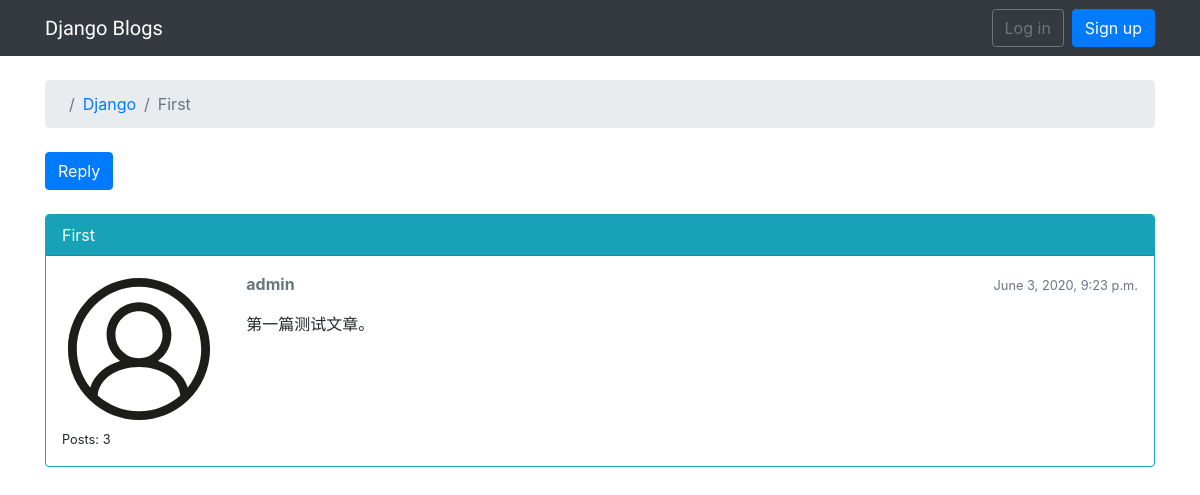
The page /blogs/1/topics/1/ on the database as committed earlier.
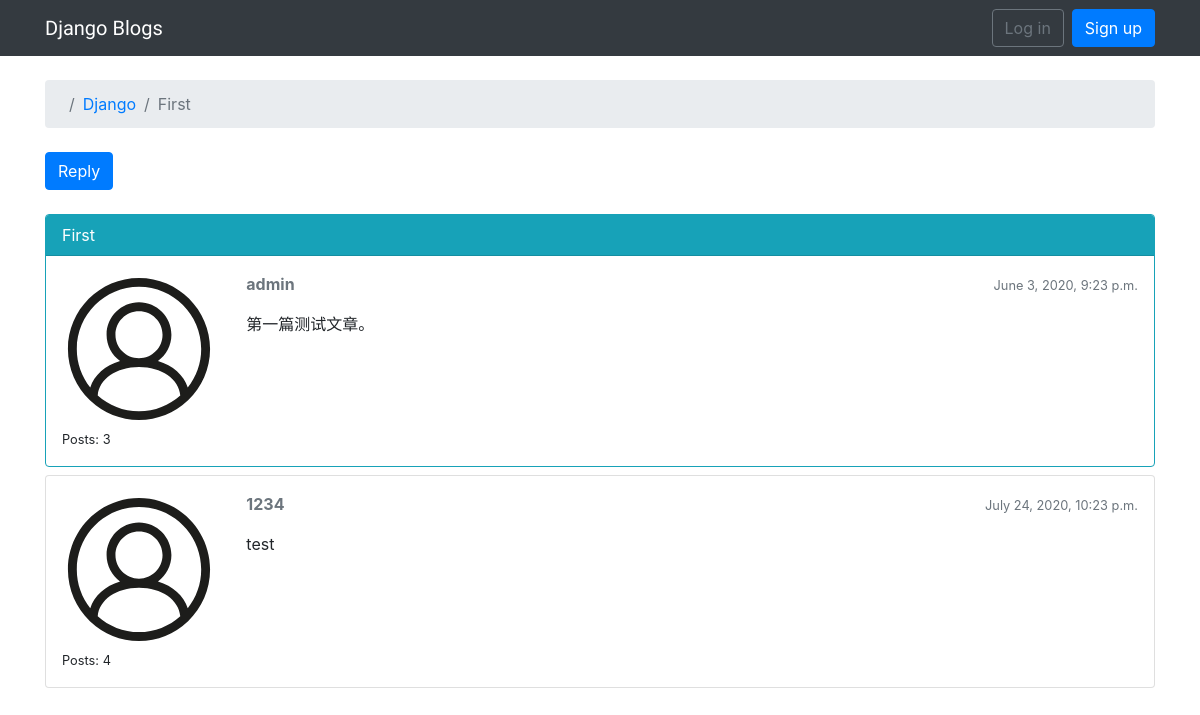
The same page on the database as committed later.
### WebBlog/models.py (models this page shows, shortened)
class Topic(models.Model):
    subject = models.CharField(max_length=255)
    last_updated = models.DateTimeField(auto_now_add=True)
    blog = models.ForeignKey(Blog, related_name='topics',on_delete=models.CASCADE)
    starter = models.ForeignKey(User, related_name='topics',on_delete=models.CASCADE)
    views = models.PositiveIntegerField(default=0)

class Blog(models.Model):
    name = models.CharField(max_length=30, unique=True)
    description = models.CharField(max_length=100)

class Post(models.Model):
    message = models.TextField(max_length=4000)
    topic = models.ForeignKey(Topic, related_name='posts',on_delete=models.CASCADE)
    created_at = models.DateTimeField(auto_now_add=True)
    updated_at = models.DateTimeField(null=True)
    created_by = models.ForeignKey(User, related_name='posts',on_delete=models.CASCADE)
    updated_by = models.ForeignKey(User, null=True, related_name='+',on_delete=models.CASCADE)

### WebBlog/views.py (the view)
# urls.py: url(r'^blogs/(?P<pk>\d+)/topics/(?P<topic_pk>\d+)/$', views.topic_posts, name='topic_posts'),
def topic_posts(request,pk, topic_pk):
    topic = get_object_or_404(Topic,blog__pk=pk, pk = topic_pk)
    topic.views += 1
    topic.save()
    return render(request, 'topic_posts.html', {'topic':topic})

### templates/topic_posts.html (shortened to what this page needs)
{% extends 'base.html' %}
{% load static %}
{% block breadcrumb %}
    <li class="breadcrumb-item"><a href="{% url 'blog_topics' topic.blog.pk %}">{{ topic.blog.name }}</a></li>
    <li class="breadcrumb-item active">{{ topic.subject }}</li>
{% endblock %}
{% block content %}
    <div class="mb-4">
        <a href="{% url 'reply_topic' topic.blog.pk topic.pk %}" class="btn btn-primary" role="button">Reply</a>
    </div>
    {% for post in topic.posts.all %}
    <div class="card mb-2 {% if forloop.first %}border border-info{% endif %} ">
    {% if forloop.first %}
        <div class="card-header text-white bg-info py-2 px-3">
            {{ topic.subject }}
        </div>
    {% endif %}
        <div class="card-body p-3">
            <div class="row">
                <div class="col-2">
                    <img src="{% static 'img/title_person.svg' %}" alt="{{ post.created_by.username }}" class="w-100">
                    <small>Posts: {{ post.created_by.posts.count }}</small>
                </div>
                <div class="col-10">
                    <div class="row mb-3">
                        <div class="col-6">
                            <strong class="text-muted">{{ post.created_by.username }}</strong>
                        </div>
                        <div class="col-6 text-right">
                            <small class="text-muted">{{ post.created_at }}</small>
                        </div>
                    </div>
                    {{ post.message }}
                </div>
            </div>
        </div>
    </div>
    {% endfor %}
{% endblock %}

### templates/base.html (shortened to what this page needs)
{% load static %}<!DOCTYPE html>
<html lang="zh-cn">
<head>
    <link rel="stylesheet" href="{% static 'css/bootstrap.min.css' %}">
    <link rel="stylesheet" href="{% static 'css/app.css' %}">
</head>
<body>
    {% block body %}
        <nav class="navbar navbar-expand-lg navbar-dark bg-dark">
        <div class="container">
            <a class="navbar-brand" href="{% url 'home' %}">Django Blogs</a>
          <div class="collapse navbar-collapse" id="mainMenu">
              {% if user.is_authenticated %}
                <ul class="navbar-nav ml-auto">
                  <li class="nav-item dropdown">
                    <a class="nav-link dropdown-toggle" href="#" id="userMenu" data-toggle="dropdown" aria-haspopup="true" aria-expanded="false">{{ user.username }}</a>
                  <div class="dropdown-menu dropdown-menu-right" aria-labelledby="userMenu">
                <a class="dropdown-item" href="#">My account</a>
                <a class="dropdown-item" href="#">Change password</a>
                <div class="dropdown-divider"></div>
                <a class="dropdown-item" href="{% url 'logout' %}">Log out</a>
              </div>
              </li>
            </ul>
              {% else %}
                  <form class="form-inline ml-auto">
                  <a href="{% url 'login' %}" class="btn btn-outline-secondary">Log in</a>
                  <a href="{% url 'signup' %}" class="btn btn-primary ml-2">Sign up</a>
                  </form>
              {% endif %}
          </div>
        </div>
        </nav>
        <div class="container">
            <ol class="breadcrumb my-4">
                {% block breadcrumb %}{% endblock %}
            </ol>
        {% block content %}
        {% endblock %}
        </div>
    {% endblock body %}
</body>
</html>

### static/css/app.css (style rules this page uses)
.navbar-brand { font-family: 'Great Vibes', cursive; }

Rows that differ between the two databases and show on the page:
added Post: created_by.posts.count "4", created_by.username "1234", created_at "July 24, 2020, 10:23 p.m.", message "test"
